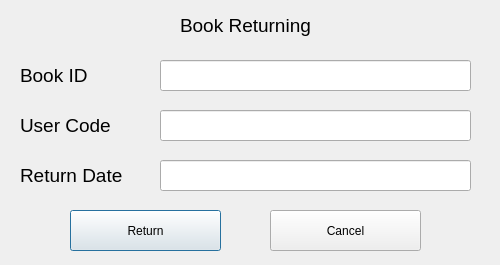
<?xml version="1.0" encoding="UTF-8"?>
<ui version="4.0">
 <class>returnBookForm</class>
 <widget class="QDialog" name="returnBookForm">
  <property name="enabled">
   <bool>true</bool>
  </property>
  <property name="geometry">
   <rect>
    <x>0</x>
    <y>0</y>
    <width>500</width>
    <height>265</height>
   </rect>
  </property>
  <property name="windowTitle">
   <string>Book Return</string>
  </property>
  <widget class="QLabel" name="label">
   <property name="geometry">
    <rect>
     <x>180</x>
     <y>10</y>
     <width>201</width>
     <height>31</height>
    </rect>
   </property>
   <property name="font">
    <font>
     <pointsize>14</pointsize>
    </font>
   </property>
   <property name="text">
    <string>Book Returning</string>
   </property>
  </widget>
  <widget class="QLabel" name="label_2">
   <property name="geometry">
    <rect>
     <x>20</x>
     <y>60</y>
     <width>201</width>
     <height>31</height>
    </rect>
   </property>
   <property name="font">
    <font>
     <pointsize>14</pointsize>
    </font>
   </property>
   <property name="text">
    <string/>
   </property>
  </widget>
  <widget class="QLabel" name="labelbd">
   <property name="geometry">
    <rect>
     <x>20</x>
     <y>60</y>
     <width>201</width>
     <height>31</height>
    </rect>
   </property>
   <property name="font">
    <font>
     <pointsize>14</pointsize>
    </font>
   </property>
   <property name="text">
    <string>Book ID</string>
   </property>
  </widget>
  <widget class="QLabel" name="label_4">
   <property name="geometry">
    <rect>
     <x>20</x>
     <y>110</y>
     <width>201</width>
     <height>31</height>
    </rect>
   </property>
   <property name="font">
    <font>
     <pointsize>14</pointsize>
    </font>
   </property>
   <property name="text">
    <string/>
   </property>
  </widget>
  <widget class="QLabel" name="label_10">
   <property name="geometry">
    <rect>
     <x>20</x>
     <y>110</y>
     <width>201</width>
     <height>31</height>
    </rect>
   </property>
   <property name="font">
    <font>
     <pointsize>14</pointsize>
    </font>
   </property>
   <property name="text">
    <string>User Code</string>
   </property>
  </widget>
  <widget class="QLineEdit" name="bookIdTxt">
   <property name="geometry">
    <rect>
     <x>160</x>
     <y>60</y>
     <width>311</width>
     <height>31</height>
    </rect>
   </property>
  </widget>
  <widget class="QLineEdit" name="userCodeTxt">
   <property name="geometry">
    <rect>
     <x>160</x>
     <y>110</y>
     <width>311</width>
     <height>31</height>
    </rect>
   </property>
  </widget>
  <widget class="QPushButton" name="returnBtn">
   <property name="enabled">
    <bool>true</bool>
   </property>
   <property name="geometry">
    <rect>
     <x>70</x>
     <y>210</y>
     <width>151</width>
     <height>41</height>
    </rect>
   </property>
   <property name="text">
    <string>Return</string>
   </property>
   <property name="icon">
    <iconset>
     <normaloff>images/3 (2).png</normaloff>images/3 (2).png</iconset>
   </property>
  </widget>
  <widget class="QPushButton" name="cancelBtn">
   <property name="geometry">
    <rect>
     <x>270</x>
     <y>210</y>
     <width>151</width>
     <height>41</height>
    </rect>
   </property>
   <property name="text">
    <string>Cancel</string>
   </property>
   <property name="icon">
    <iconset>
     <normaloff>images/3 (3).png</normaloff>images/3 (3).png</iconset>
   </property>
  </widget>
  <widget class="QLabel" name="label_5">
   <property name="geometry">
    <rect>
     <x>20</x>
     <y>160</y>
     <width>201</width>
     <height>31</height>
    </rect>
   </property>
   <property name="font">
    <font>
     <pointsize>14</pointsize>
    </font>
   </property>
   <property name="text">
    <string/>
   </property>
  </widget>
  <widget class="QLabel" name="label_11">
   <property name="geometry">
    <rect>
     <x>20</x>
     <y>160</y>
     <width>201</width>
     <height>31</height>
    </rect>
   </property>
   <property name="font">
    <font>
     <pointsize>14</pointsize>
    </font>
   </property>
   <property name="text">
    <string>Return Date</string>
   </property>
  </widget>
  <widget class="QLineEdit" name="returnDateTxt">
   <property name="geometry">
    <rect>
     <x>160</x>
     <y>160</y>
     <width>311</width>
     <height>31</height>
    </rect>
   </property>
  </widget>
 </widget>
 <resources/>
 <connections/>
</ui>
